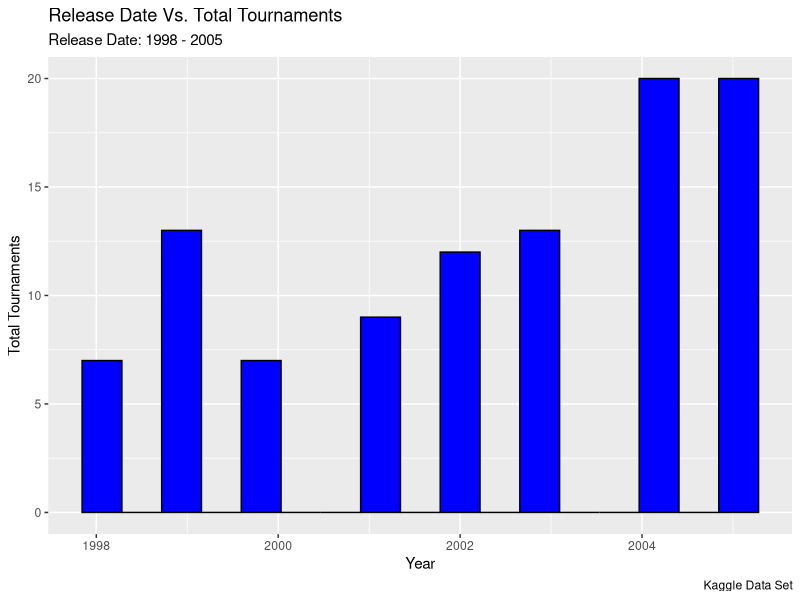
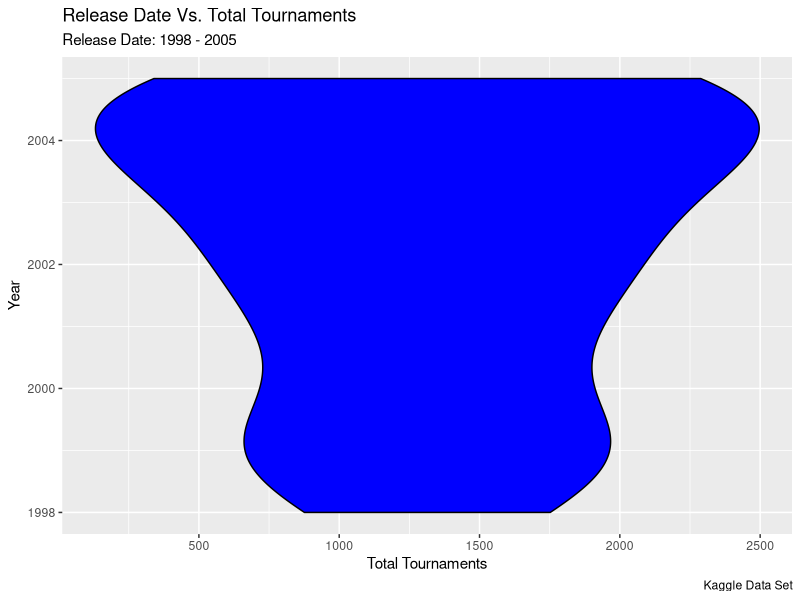
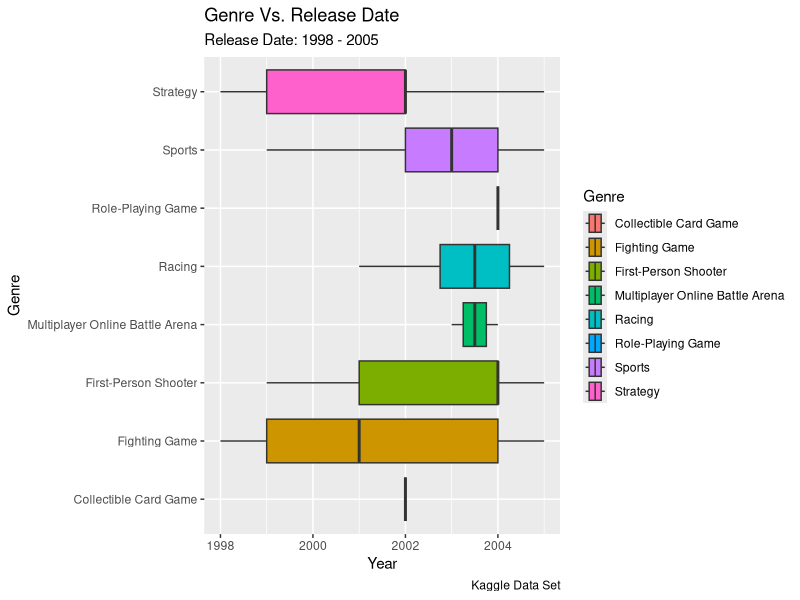

The R source for these figures, in order:
## ---- chunk 1
install.packages("tidyverse")
install.packages("readr")
## ---- chunk 2
library(tidyverse)
library(readr)
## ---- chunk 3
Esports <- read.csv("GeneralEsportData.csv")

Esports
## ---- chunk 4
# The Data set will be filter to feature only the Release Dates greater than or equal to 1998 and less than or equal to 2005

dataFilter <- filter(Esports, ReleaseDate >= 1998 & ReleaseDate <= 2005)

dataFilter
## ---- chunk 5
# The data after filtering will than be process for selection of specific columns of (Release Date, Total Tournaments, and Genre).

histoGraph <- select(dataFilter,ReleaseDate, TotalTournaments, Genre)

histoGraph
## ---- chunk 6
# Finally, the final process will than be used to create our Histogram of total tournaments withing an 8 year period while being fill with a specific fill color and outer color column.

# Then labels were given to the graph to help the viewer understand what is going on.

ggplot(data = histoGraph) + geom_histogram(mapping = aes(x = ReleaseDate), fill = "blue", color = "black", bins = 17) + labs(title = "Release Date Vs. Total Tournaments", subtitle = "Release Date: 1998 - 2005", x = "Year", y = "Total Tournaments", caption = "Kaggle Data Set")
## ---- chunk 7
# The data after filtering will than be process for selection of specific columns of (Release Date, Total Tournaments, and Genre).

violinPlot <- select(dataFilter,ReleaseDate, TotalTournaments, Genre)

violinPlot
## ---- chunk 8
# Finally, the final process will than be used to create our violin plot of total tournaments withing an 8 year period while being fill with a specific fill color and outer color column.

# Then labels were given to the graph to help the viewer understand what is going on.

ggplot(data = violinPlot, mapping = aes(x = TotalTournaments , y = ReleaseDate)) + geom_violin(fill = "blue", color = "black")+ labs(title = "Release Date Vs. Total Tournaments", subtitle = "Release Date: 1998 - 2005", y = "Year", x = "Total Tournaments", caption = "Kaggle Data Set")
## ---- chunk 9
# The data after filtering will than be process for selection of specific columns of (Release Date, Total Tournaments, and Genre).

boxPlot <- select(dataFilter,ReleaseDate, TotalTournaments, Genre)

boxPlot
## ---- chunk 10
ggplot(data = boxPlot, mapping = aes(x =ReleaseDate, y = Genre, fill = Genre)) + geom_boxplot()+ labs(title = "Genre Vs. Release Date", subtitle = "Release Date: 1998 - 2005", x = "Year", y = "Genre", caption = "Kaggle Data Set")
